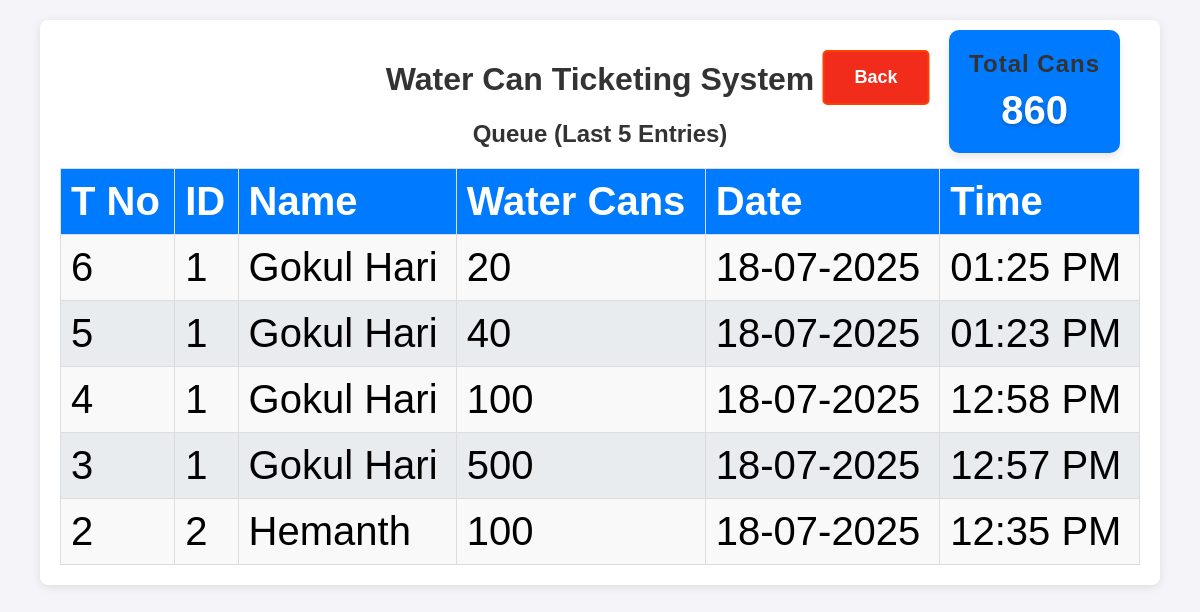
/dashboard, run on the app's committed database.
### app.py (models this page shows, shortened)
class Dealer_details(db.Model):
    id = db.Column(db.Integer, primary_key=True)
    dealer_id = db.Column(db.String(100), nullable=False, unique=True)
    name = db.Column(db.String(100), nullable=False)
    mobile = db.Column(db.String(15), nullable=False)
    address = db.Column(db.String(400), nullable=True)
    aadhaar_file = db.Column(db.String(400))  # Path to Aadhaar copy
    photo_file = db.Column(db.String(400))

class Dealer(db.Model):
    id = db.Column(db.Integer, primary_key=True)
    dealer_id = db.Column(db.String(100), nullable=False)
    water_can_count = db.Column(db.Integer, nullable=False)
    timestamp = db.Column(db.DateTime, default=datetime.now)
    token_id = db.Column(db.Integer, nullable=False)  # Daily resetting token ID
    @property
    def formatted_date(self):
        return self.timestamp.strftime("%d-%m-%Y")  # Format the date
    @property
    def formatted_time(self):
        return self.timestamp.strftime("%I:%M %p")  # Format the time in 12-hour format

### app.py (the view)
@app.route('/dashboard')
def dashboard():
    today = datetime.today().date()
    dealer_queue = db.session.query(Dealer, Dealer_details.name).outerjoin(Dealer_details, Dealer.dealer_id == Dealer_details.dealer_id).filter(func.date(Dealer.timestamp) == today).order_by(Dealer.timestamp.desc()).limit(5).all()
    return render_template('dashboard.html', queue=dealer_queue, total_cans=get_total_can_today())

### app.py (called while the page is built)
def get_total_can_today():
    query = Dealer.query
    start_of_today = datetime.now().replace(hour=0, minute=0, second=0, microsecond=0)
    query = query.filter(Dealer.timestamp >= start_of_today)
    filtered_data = query.order_by(Dealer.timestamp.desc()).all()
    total_cans = sum(dealer.water_can_count for dealer in filtered_data)
    return total_cans

### templates/dashboard.html (shortened to what this page needs)
<!DOCTYPE html>
<html lang="en">
<head>
    <link rel="stylesheet" href="/static/styles.css">
</head>
<body class="dashboard">
    <div class="container">
        <h1>Water Can Ticketing System</h1>
        <h2>Queue (Last 5 Entries)</h2>
        <table>
            <thead>
                <tr>
                    <th>T No</th>
                    <th>ID</th>
                    <th>Name</th>
                    <th>Water Cans</th>
                    <th>Date</th>
                    <th>Time</th>
                </tr>
            </thead>
            <tbody>
                {% for dealer, dealer_name in queue %}
                <tr>
                    <td>{{ dealer.token_id }}</td>
                    <td>{{ dealer.dealer_id }}</td>
                    <td>{{ dealer_name }}</td>
                    <td>{{ dealer.water_can_count }}</td>
                    <td>{{ dealer.formatted_date }}</td>
                    <td>{{ dealer.formatted_time }}</td>
                </tr>
                {% endfor %}
            </tbody>
        </table>
    </div>
    <div class="total-cans-card total-cans-card-top">
        <h2>Total Cans</h2>
        <div class="total-cans-number">{{ total_cans }}</div>
    </div>
    <a href="/" class="back">Back</a>
</body>
</html>

### static/styles.css (style rules this page uses)
body { font-family: Arial, sans-serif; background-color: #f4f4f9; margin: 0; padding: 0; }
.container { max-width: 800px; margin: 20px auto; background: #fff; padding: 20px; border-radius: 8px; box-shadow: 0 2px 10px rgba(0, 0, 0, 0.1); }
h1, h2 { color: #333; text-align: center; }
table { width: 100%; border-collapse: collapse; margin-top: 10px; }
.total-cans-card { display: flex; flex-direction: column; align-items: center; justify-content: center; background-color: #007bff; color: #fff; border-radius: 10px; padding: 20px; box-shadow: 0 4px 8px rgba(0, 0, 0, 0.1); margin-bottom: 20px; text-align: center; }
.total-cans-card h2 { margin: 0; font-size: 1.5rem; font-weight: 600; letter-spacing: 1px; }
.total-cans-card .total-cans-number { margin-top: 10px; font-size: 2.5rem; font-weight: bold; text-shadow: 0 2px 4px rgba(0, 0, 0, 0.2); }
.total-cans-card-top { position: absolute; top:30px; right:80px; }
h2 { text-align: center; margin-bottom: 20px; }
table th, table td { padding: 10px; border: 1px solid #ddd; text-align: left; }
table th { background-color: #007bff; color: white; }
table tbody tr:nth-child(odd) { background-color: #f9f9f9; }
table tbody tr:nth-child(even) { background-color: #e9ecef; }
a { display: inline-block; padding: 15px 30px; font-size: 18px; font-weight: bold; text-align: center; text-decoration: none; background-color: #007bff; color: white; border-radius: 5px; border: 2px solid #007bff; transition: all 0.3s ease; position: absolute; left: 50%; transform: translateX(-50%); transition: transform 0.2s, background-color 0.2s; }
.back { background-color: #f22c1a; border: 2px solid #ff4000; top: 50px; left: 73%; }
.dashboard .container { max-width: 90%; }
.dashboard table { font-size: 40px; width: 100%; }

### data on the page
Dealer_details: token_id "6", dealer_id "1", name "Gokul Hari", water_can_count "20", formatted_date "18-07-2025", formatted_time "01:25 PM", token_id "5", water_can_count "40", formatted_time "01:23 PM", token_id "4", water_can_count "100", formatted_time "12:58 PM", token_id "3", water_can_count "500", formatted_time "12:57 PM"
Dealer_details: token_id "2", dealer_id "2", name "Hemanth", water_can_count "100", formatted_date "18-07-2025", formatted_time "12:35 PM"

### other printed values
{{ total_cans }} "860"
